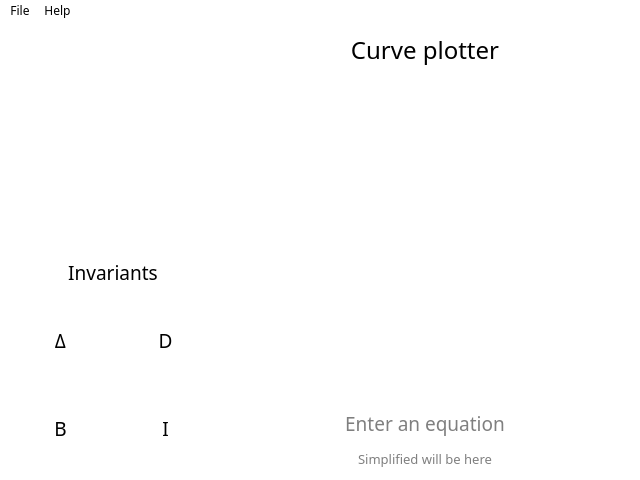
<?xml version="1.0" encoding="UTF-8"?>
<ui version="4.0">
 <class>MainWindow</class>
 <widget class="QMainWindow" name="MainWindow">
  <property name="geometry">
   <rect>
    <x>0</x>
    <y>0</y>
    <width>640</width>
    <height>480</height>
   </rect>
  </property>
  <property name="sizePolicy">
   <sizepolicy hsizetype="Fixed" vsizetype="Fixed">
    <horstretch>0</horstretch>
    <verstretch>0</verstretch>
   </sizepolicy>
  </property>
  <property name="sizeIncrement">
   <size>
    <width>1</width>
    <height>1</height>
   </size>
  </property>
  <property name="windowTitle">
   <string>Black Quadratic Tuesday</string>
  </property>
  <property name="windowIcon">
   <iconset>
    <normaloff>../../../../GOG Games/Soldiers - Heroes of World War II/Soldiers.ico</normaloff>../../../../GOG Games/Soldiers - Heroes of World War II/Soldiers.ico</iconset>
  </property>
  <property name="styleSheet">
   <string notr="true">background-color: white;</string>
  </property>
  <property name="iconSize">
   <size>
    <width>24</width>
    <height>24</height>
   </size>
  </property>
  <widget class="QWidget" name="wgtCentral">
   <layout class="QHBoxLayout" name="horizontalLayout" stretch="4,8">
    <item>
     <layout class="QVBoxLayout" name="vLayLeft" stretch="5,1,4">
      <item>
       <widget class="QTreeWidget" name="treeWgt">
        <property name="font">
         <font>
          <family>Menlo</family>
          <pointsize>10</pointsize>
         </font>
        </property>
        <property name="contextMenuPolicy">
         <enum>Qt::CustomContextMenu</enum>
        </property>
        <property name="frameShape">
         <enum>QFrame::NoFrame</enum>
        </property>
        <property name="lineWidth">
         <number>0</number>
        </property>
        <property name="editTriggers">
         <set>QAbstractItemView::DoubleClicked</set>
        </property>
        <property name="showDropIndicator" stdset="0">
         <bool>false</bool>
        </property>
        <property name="selectionBehavior">
         <enum>QAbstractItemView::SelectItems</enum>
        </property>
        <property name="textElideMode">
         <enum>Qt::ElideMiddle</enum>
        </property>
        <property name="indentation">
         <number>20</number>
        </property>
        <property name="rootIsDecorated">
         <bool>true</bool>
        </property>
        <property name="sortingEnabled">
         <bool>false</bool>
        </property>
        <property name="animated">
         <bool>true</bool>
        </property>
        <property name="wordWrap">
         <bool>false</bool>
        </property>
        <property name="headerHidden">
         <bool>true</bool>
        </property>
        <property name="columnCount">
         <number>1</number>
        </property>
        <attribute name="headerVisible">
         <bool>false</bool>
        </attribute>
        <column>
         <property name="text">
          <string>Projects</string>
         </property>
        </column>
       </widget>
      </item>
      <item>
       <widget class="QLabel" name="labelInv">
        <property name="font">
         <font>
          <family>Menlo</family>
          <pointsize>14</pointsize>
         </font>
        </property>
        <property name="text">
         <string>Invariants</string>
        </property>
        <property name="alignment">
         <set>Qt::AlignCenter</set>
        </property>
       </widget>
      </item>
      <item>
       <layout class="QGridLayout" name="invarLay">
        <item row="1" column="0">
         <widget class="QLabel" name="labelDelta">
          <property name="font">
           <font>
            <family>Menlo</family>
            <pointsize>14</pointsize>
           </font>
          </property>
          <property name="text">
           <string>Δ</string>
          </property>
          <property name="alignment">
           <set>Qt::AlignCenter</set>
          </property>
         </widget>
        </item>
        <item row="1" column="1">
         <widget class="QLabel" name="labelD">
          <property name="font">
           <font>
            <family>Menlo</family>
            <pointsize>14</pointsize>
           </font>
          </property>
          <property name="text">
           <string>D</string>
          </property>
          <property name="alignment">
           <set>Qt::AlignCenter</set>
          </property>
         </widget>
        </item>
        <item row="2" column="0">
         <widget class="QLabel" name="labelB">
          <property name="font">
           <font>
            <family>Menlo</family>
            <pointsize>14</pointsize>
           </font>
          </property>
          <property name="text">
           <string>B</string>
          </property>
          <property name="alignment">
           <set>Qt::AlignCenter</set>
          </property>
         </widget>
        </item>
        <item row="2" column="1">
         <widget class="QLabel" name="labelI">
          <property name="font">
           <font>
            <family>Menlo</family>
            <pointsize>14</pointsize>
           </font>
          </property>
          <property name="text">
           <string>I</string>
          </property>
          <property name="alignment">
           <set>Qt::AlignCenter</set>
          </property>
         </widget>
        </item>
       </layout>
      </item>
     </layout>
    </item>
    <item>
     <layout class="QVBoxLayout" name="vLayRight" stretch="1,28,2,0,0">
      <item>
       <widget class="QLabel" name="labelCurve">
        <property name="font">
         <font>
          <family>Menlo</family>
          <pointsize>18</pointsize>
          <kerning>false</kerning>
         </font>
        </property>
        <property name="lineWidth">
         <number>4</number>
        </property>
        <property name="text">
         <string>Curve plotter</string>
        </property>
        <property name="alignment">
         <set>Qt::AlignCenter</set>
        </property>
       </widget>
      </item>
      <item>
       <widget class="QCustomPlot" name="customPlot" native="true">
        <property name="sizePolicy">
         <sizepolicy hsizetype="Expanding" vsizetype="Expanding">
          <horstretch>0</horstretch>
          <verstretch>0</verstretch>
         </sizepolicy>
        </property>
        <property name="font">
         <font>
          <family>Menlo</family>
         </font>
        </property>
       </widget>
      </item>
      <item>
       <widget class="QLineEdit" name="equationEdit">
        <property name="font">
         <font>
          <family>Menlo</family>
          <pointsize>14</pointsize>
         </font>
        </property>
        <property name="cursor">
         <cursorShape>IBeamCursor</cursorShape>
        </property>
        <property name="inputMask">
         <string/>
        </property>
        <property name="text">
         <string/>
        </property>
        <property name="maxLength">
         <number>36</number>
        </property>
        <property name="frame">
         <bool>false</bool>
        </property>
        <property name="alignment">
         <set>Qt::AlignCenter</set>
        </property>
        <property name="placeholderText">
         <string>Enter an equation</string>
        </property>
        <property name="clearButtonEnabled">
         <bool>false</bool>
        </property>
       </widget>
      </item>
      <item>
       <spacer name="bottomSpacer">
        <property name="orientation">
         <enum>Qt::Vertical</enum>
        </property>
        <property name="sizeHint" stdset="0">
         <size>
          <width>20</width>
          <height>5</height>
         </size>
        </property>
       </spacer>
      </item>
      <item>
       <widget class="QLineEdit" name="simpleEdit">
        <property name="font">
         <font>
          <family>Menlo</family>
          <pointsize>10</pointsize>
         </font>
        </property>
        <property name="cursor">
         <cursorShape>ArrowCursor</cursorShape>
        </property>
        <property name="text">
         <string/>
        </property>
        <property name="frame">
         <bool>false</bool>
        </property>
        <property name="alignment">
         <set>Qt::AlignCenter</set>
        </property>
        <property name="readOnly">
         <bool>true</bool>
        </property>
        <property name="placeholderText">
         <string>Simplified will be here</string>
        </property>
       </widget>
      </item>
     </layout>
    </item>
   </layout>
  </widget>
  <widget class="QMenuBar" name="menuBar">
   <property name="geometry">
    <rect>
     <x>0</x>
     <y>0</y>
     <width>640</width>
     <height>19</height>
    </rect>
   </property>
   <property name="font">
    <font>
     <family>Menlo</family>
    </font>
   </property>
   <property name="defaultUp">
    <bool>false</bool>
   </property>
   <widget class="QMenu" name="menuFile">
    <property name="title">
     <string>File</string>
    </property>
    <addaction name="actionOpen"/>
    <addaction name="actionOpen_as"/>
    <addaction name="separator"/>
    <addaction name="actionExit"/>
   </widget>
   <widget class="QMenu" name="menuHelp">
    <property name="title">
     <string>Help</string>
    </property>
    <addaction name="actionContext_help"/>
    <addaction name="actionAbout"/>
   </widget>
   <addaction name="menuFile"/>
   <addaction name="menuHelp"/>
  </widget>
  <action name="actionOpen">
   <property name="text">
    <string>Open</string>
   </property>
   <property name="statusTip">
    <string/>
   </property>
   <property name="font">
    <font>
     <family>Menlo</family>
    </font>
   </property>
   <property name="shortcut">
    <string>Ctrl+O</string>
   </property>
  </action>
  <action name="actionContext_help">
   <property name="text">
    <string>Context help</string>
   </property>
   <property name="font">
    <font>
     <family>Menlo</family>
    </font>
   </property>
   <property name="shortcut">
    <string>F1</string>
   </property>
  </action>
  <action name="actionAbout">
   <property name="text">
    <string>About</string>
   </property>
   <property name="font">
    <font>
     <family>Menlo</family>
    </font>
   </property>
  </action>
  <action name="actionExit">
   <property name="text">
    <string>Exit</string>
   </property>
   <property name="font">
    <font>
     <family>Menlo</family>
    </font>
   </property>
   <property name="shortcut">
    <string>Ctrl+Q</string>
   </property>
  </action>
  <action name="actionOpen_as">
   <property name="text">
    <string>Open as..</string>
   </property>
   <property name="font">
    <font>
     <family>Menlo</family>
    </font>
   </property>
   <property name="shortcut">
    <string>Ctrl+Shift+O</string>
   </property>
  </action>
 </widget>
 <layoutdefault spacing="6" margin="11"/>
 <customwidgets>
  <customwidget>
   <class>QCustomPlot</class>
   <extends>QWidget</extends>
   <header>qcustomplot.h</header>
   <container>1</container>
  </customwidget>
 </customwidgets>
 <resources/>
 <connections/>
</ui>
